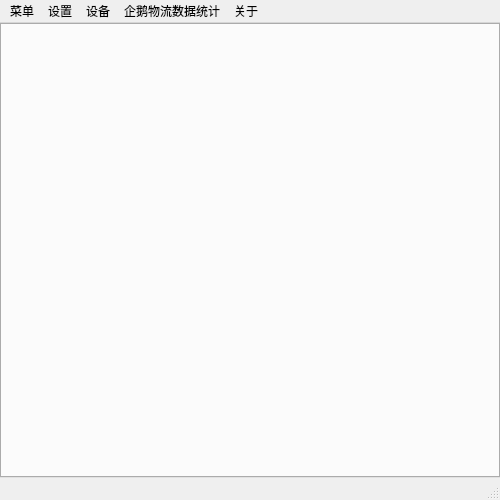
<?xml version="1.0" encoding="UTF-8"?>
<ui version="4.0">
 <class>MainWindow</class>
 <widget class="QMainWindow" name="MainWindow">
  <property name="geometry">
   <rect>
    <x>0</x>
    <y>0</y>
    <width>500</width>
    <height>500</height>
   </rect>
  </property>
  <property name="windowTitle">
   <string>AutoArknight v1.3.0</string>
  </property>
  <widget class="QWidget" name="centralwidget">
   <layout class="QVBoxLayout" name="verticalLayout">
    <property name="spacing">
     <number>0</number>
    </property>
    <property name="leftMargin">
     <number>0</number>
    </property>
    <property name="topMargin">
     <number>0</number>
    </property>
    <property name="rightMargin">
     <number>0</number>
    </property>
    <property name="bottomMargin">
     <number>0</number>
    </property>
    <item>
     <widget class="QTabWidget" name="MainTab">
      <property name="currentIndex">
       <number>-1</number>
      </property>
     </widget>
    </item>
   </layout>
  </widget>
  <widget class="QStatusBar" name="statusbar"/>
  <widget class="QMenuBar" name="menubar">
   <property name="geometry">
    <rect>
     <x>0</x>
     <y>0</y>
     <width>500</width>
     <height>23</height>
    </rect>
   </property>
   <widget class="QMenu" name="menu">
    <property name="title">
     <string>菜单</string>
    </property>
    <addaction name="CreateTab"/>
    <addaction name="DeleteTab"/>
    <addaction name="separator"/>
    <addaction name="Exit"/>
   </widget>
   <widget class="QMenu" name="menu_2">
    <property name="title">
     <string>设备</string>
    </property>
    <addaction name="Scan"/>
    <addaction name="RemoteScan"/>
    <addaction name="UnScan"/>
   </widget>
   <widget class="QMenu" name="menu_3">
    <property name="title">
     <string>设置</string>
    </property>
    <addaction name="DeleteAllLog"/>
   </widget>
   <widget class="QMenu" name="menu_4">
    <property name="title">
     <string>关于</string>
    </property>
    <addaction name="Soft"/>
    <addaction name="Author"/>
    <addaction name="Help"/>
   </widget>
   <widget class="QMenu" name="menu_5">
    <property name="title">
     <string>企鹅物流数据统计</string>
    </property>
    <widget class="QMenu" name="menu_6">
     <property name="title">
      <string>上报数据</string>
     </property>
     <addaction name="report"/>
     <addaction name="add_report"/>
     <addaction name="del_report"/>
    </widget>
    <widget class="QMenu" name="menu_7">
     <property name="title">
      <string>计算规划</string>
     </property>
     <addaction name="plan"/>
     <addaction name="add_plan"/>
     <addaction name="del_plan"/>
    </widget>
    <addaction name="login_ID"/>
    <addaction name="delconfig"/>
    <addaction name="separator"/>
    <addaction name="menu_6"/>
    <addaction name="menu_7"/>
   </widget>
   <addaction name="menu"/>
   <addaction name="menu_3"/>
   <addaction name="menu_2"/>
   <addaction name="menu_5"/>
   <addaction name="menu_4"/>
  </widget>
  <action name="CreateTab">
   <property name="text">
    <string>新建</string>
   </property>
   <property name="shortcut">
    <string>Ctrl+N</string>
   </property>
  </action>
  <action name="DeleteTab">
   <property name="text">
    <string>删除</string>
   </property>
   <property name="shortcut">
    <string>Ctrl+D</string>
   </property>
  </action>
  <action name="Exit">
   <property name="text">
    <string>退出</string>
   </property>
   <property name="shortcut">
    <string>Ctrl+Q</string>
   </property>
  </action>
  <action name="Scan">
   <property name="text">
    <string>扫描本地模拟器</string>
   </property>
   <property name="shortcut">
    <string>Ctrl+S</string>
   </property>
  </action>
  <action name="DeleteAllLog">
   <property name="text">
    <string>删除所有日志文件</string>
   </property>
   <property name="shortcut">
    <string>Ctrl+L</string>
   </property>
  </action>
  <action name="Soft">
   <property name="text">
    <string>关于软件</string>
   </property>
  </action>
  <action name="Author">
   <property name="text">
    <string>关于作者</string>
   </property>
  </action>
  <action name="Help">
   <property name="text">
    <string>帮助</string>
   </property>
  </action>
  <action name="UnScan">
   <property name="text">
    <string>删除扫描结果</string>
   </property>
  </action>
  <action name="RemoteScan">
   <property name="text">
    <string>远程扫描</string>
   </property>
  </action>
  <action name="login_ID">
   <property name="text">
    <string>登入ID</string>
   </property>
  </action>
  <action name="delconfig">
   <property name="text">
    <string>删除设置</string>
   </property>
  </action>
  <action name="report">
   <property name="text">
    <string>上报</string>
   </property>
  </action>
  <action name="add_report">
   <property name="text">
    <string>添加数据</string>
   </property>
  </action>
  <action name="plan">
   <property name="text">
    <string>计算</string>
   </property>
  </action>
  <action name="add_plan">
   <property name="text">
    <string>添加数据</string>
   </property>
  </action>
  <action name="del_report">
   <property name="text">
    <string>删除数据</string>
   </property>
  </action>
  <action name="del_plan">
   <property name="text">
    <string>删除数据</string>
   </property>
  </action>
 </widget>
 <resources/>
 <connections>
  <connection>
   <sender>Exit</sender>
   <signal>triggered()</signal>
   <receiver>MainWindow</receiver>
   <slot>close()</slot>
   <hints>
    <hint type="sourcelabel">
     <x>-1</x>
     <y>-1</y>
    </hint>
    <hint type="destinationlabel">
     <x>234</x>
     <y>198</y>
    </hint>
   </hints>
  </connection>
 </connections>
</ui>
